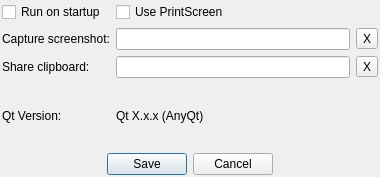
<?xml version="1.0" encoding="UTF-8"?>
<ui version="4.0">
 <class>SettingsDialog</class>
 <widget class="QDialog" name="SettingsDialog">
  <property name="geometry">
   <rect>
    <x>0</x>
    <y>0</y>
    <width>380</width>
    <height>177</height>
   </rect>
  </property>
  <property name="windowTitle">
   <string>Settings</string>
  </property>
  <property name="windowIcon">
   <iconset resource="resources.qrc">
    <normaloff>:/res/box.png</normaloff>:/res/box.png</iconset>
  </property>
  <layout class="QGridLayout" name="gridLayout">
   <property name="margin">
    <number>2</number>
   </property>
   <item row="2" column="0">
    <widget class="QLabel" name="label_1">
     <property name="text">
      <string>Capture screenshot:</string>
     </property>
    </widget>
   </item>
   <item row="3" column="0">
    <widget class="QLabel" name="label_2">
     <property name="text">
      <string>Share clipboard:</string>
     </property>
    </widget>
   </item>
   <item row="0" column="0">
    <widget class="QCheckBox" name="autostart">
     <property name="toolTip">
      <string>&lt;html&gt;&lt;head/&gt;&lt;body&gt;&lt;p&gt;Application will run automatically on system startup.&lt;/p&gt;&lt;/body&gt;&lt;/html&gt;</string>
     </property>
     <property name="whatsThis">
      <string>&lt;html&gt;&lt;head/&gt;&lt;body&gt;&lt;p&gt;Application will run automatically on system startup.&lt;/p&gt;&lt;/body&gt;&lt;/html&gt;</string>
     </property>
     <property name="text">
      <string>Run on startup</string>
     </property>
    </widget>
   </item>
   <item row="0" column="1">
    <widget class="QCheckBox" name="printscreen">
     <property name="toolTip">
      <string>&lt;html&gt;&lt;head/&gt;&lt;body&gt;&lt;p&gt;Application will run automatically on system startup.&lt;/p&gt;&lt;/body&gt;&lt;/html&gt;</string>
     </property>
     <property name="whatsThis">
      <string>&lt;html&gt;&lt;head/&gt;&lt;body&gt;&lt;p&gt;Application will run automatically on system startup.&lt;/p&gt;&lt;/body&gt;&lt;/html&gt;</string>
     </property>
     <property name="text">
      <string>Use PrintScreen</string>
     </property>
    </widget>
   </item>
   <item row="2" column="1">
    <widget class="KeyShortcutEdit" name="hotkey_screen">
     <property name="toolTip">
      <string>&lt;html&gt;&lt;head/&gt;&lt;body&gt;&lt;p&gt;If box is visible - will bring box to the front.&lt;/p&gt;&lt;p&gt;If box is invisible - will open p2b menu.&lt;/p&gt;&lt;/body&gt;&lt;/html&gt;</string>
     </property>
    </widget>
   </item>
   <item row="2" column="2">
    <widget class="QToolButton" name="clear_hotkey_screen">
     <property name="minimumSize">
      <size>
       <width>0</width>
       <height>0</height>
      </size>
     </property>
     <property name="maximumSize">
      <size>
       <width>25</width>
       <height>16777215</height>
      </size>
     </property>
     <property name="toolTip">
      <string>&lt;html&gt;&lt;head/&gt;&lt;body&gt;&lt;p&gt;Clear hotkey&lt;/p&gt;&lt;/body&gt;&lt;/html&gt;</string>
     </property>
     <property name="text">
      <string>X</string>
     </property>
    </widget>
   </item>
   <item row="3" column="1">
    <widget class="KeyShortcutEdit" name="hotkey_clip">
     <property name="toolTip">
      <string>&lt;html&gt;&lt;head/&gt;&lt;body&gt;&lt;p&gt;If box is visible - will bring box to the front.&lt;/p&gt;&lt;p&gt;If box is invisible - will open p2b menu.&lt;/p&gt;&lt;/body&gt;&lt;/html&gt;</string>
     </property>
    </widget>
   </item>
   <item row="3" column="2">
    <widget class="QToolButton" name="clear_hotkey_clip">
     <property name="minimumSize">
      <size>
       <width>0</width>
       <height>0</height>
      </size>
     </property>
     <property name="maximumSize">
      <size>
       <width>25</width>
       <height>16777215</height>
      </size>
     </property>
     <property name="toolTip">
      <string>&lt;html&gt;&lt;head/&gt;&lt;body&gt;&lt;p&gt;Clear hotkey&lt;/p&gt;&lt;/body&gt;&lt;/html&gt;</string>
     </property>
     <property name="text">
      <string>X</string>
     </property>
    </widget>
   </item>
   <item row="5" column="0" colspan="3">
    <layout class="QHBoxLayout" name="horizontalLayout">
     <item>
      <spacer name="horizontalSpacer">
       <property name="orientation">
        <enum>Qt::Horizontal</enum>
       </property>
       <property name="sizeHint" stdset="0">
        <size>
         <width>40</width>
         <height>20</height>
        </size>
       </property>
      </spacer>
     </item>
     <item>
      <widget class="QDialogButtonBox" name="buttons">
       <property name="standardButtons">
        <set>QDialogButtonBox::Cancel|QDialogButtonBox::Save</set>
       </property>
      </widget>
     </item>
     <item>
      <spacer name="horizontalSpacer_2">
       <property name="orientation">
        <enum>Qt::Horizontal</enum>
       </property>
       <property name="sizeHint" stdset="0">
        <size>
         <width>40</width>
         <height>20</height>
        </size>
       </property>
      </spacer>
     </item>
    </layout>
   </item>
   <item row="4" column="0">
    <widget class="QLabel" name="label">
     <property name="text">
      <string>Qt Version:</string>
     </property>
    </widget>
   </item>
   <item row="4" column="1">
    <widget class="QLabel" name="qt_version">
     <property name="text">
      <string>Qt X.x.x (AnyQt)</string>
     </property>
    </widget>
   </item>
  </layout>
 </widget>
 <customwidgets>
  <customwidget>
   <class>KeyShortcutEdit</class>
   <extends>QLineEdit</extends>
   <header location="global">gui.ui.widgets</header>
  </customwidget>
 </customwidgets>
 <resources>
  <include location="resources.qrc"/>
 </resources>
 <connections>
  <connection>
   <sender>clear_hotkey_clip</sender>
   <signal>pressed()</signal>
   <receiver>hotkey_clip</receiver>
   <slot>clear()</slot>
   <hints>
    <hint type="sourcelabel">
     <x>365</x>
     <y>99</y>
    </hint>
    <hint type="destinationlabel">
     <x>257</x>
     <y>99</y>
    </hint>
   </hints>
  </connection>
  <connection>
   <sender>clear_hotkey_screen</sender>
   <signal>pressed()</signal>
   <receiver>hotkey_screen</receiver>
   <slot>clear()</slot>
   <hints>
    <hint type="sourcelabel">
     <x>365</x>
     <y>54</y>
    </hint>
    <hint type="destinationlabel">
     <x>257</x>
     <y>54</y>
    </hint>
   </hints>
  </connection>
 </connections>
</ui>
